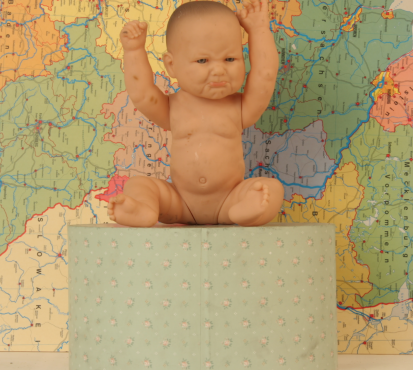
#> input picture week3/task/part2_CAIR/images/Baby/Baby.png, 413 x 370 px, found by its file name
$ jupyter execute --allow-errors part2_CAIR.ipynb
#> lines starting #> are read from the running program, lines starting #| are printed output that depends on the picture
# Content-Aware Image Retargeting
Reduce the width of images (`Baby.png`, `Diana.png`, `Snowman.png`) by `seams_number` columns using Seam Carving, implemented from scratch. Optionally use depth/saliency maps or other energy functions. Visualize seams if enabled.

[cell 1]
import cv2
import numpy as np
import matplotlib.pyplot as plt

[cell 2]
def seam_carving(image, seams_number, depth_map=None, saliency_map=None, visualize=False):
    """Perform Seam Carving to reduce image width by seams_number columns.

    Args:
        image: Input image (H, W, 3) as float32 in [0, 1].
        seams_number: Number of vertical seams to remove.
        depth_map: Optional depth map (H, W) as float32.
        saliency_map: Optional saliency map (H, W) as float32.
        visualize: If True, display seams during processing.

    Returns:
        resized_image: Image with reduced width.
        seam_energies: List of cumulative energies of removed seams.
    """
    # TODO: Implement Seam Carving from scratch
    # 1. Compute energy map (e.g., gradient, depth, or saliency-based)
    # 2. Find lowest-energy vertical seam using dynamic programming
    # 3. Remove seam and update image
    # 4. Repeat for seams_number iterations
    # 5. Visualize seams if flag enabled
    # 6. Log seam energies
    pass

[cell 3]
# Load images and maps
baby_path = './images_CAIR/Baby.png'
baby_dmap_path = './images_CAIR/Baby_DMap.png'
baby_smap_path = './images_CAIR/Baby_SMap.png'

baby = cv2.imread(baby_path).astype(np.float32) / 255.0
baby_dmap = cv2.imread(baby_dmap_path, cv2.IMREAD_GRAYSCALE).astype(np.float32) / 255.0
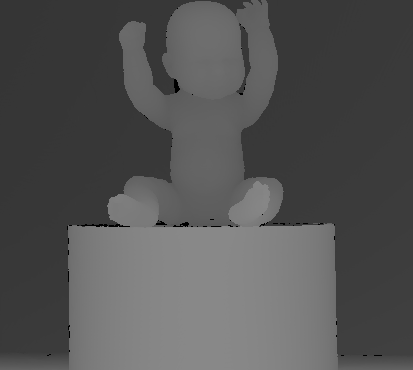
#> input picture week3/task/part2_CAIR/images/Baby/Baby_DMap.png, 413 x 370 px, found by its file name
#> baby_dmap: shape (370, 413) float32; min 0, max 0.533, mean 0.326
baby_smap = cv2.imread(baby_smap_path, cv2.IMREAD_GRAYSCALE).astype(np.float32) / 255.0
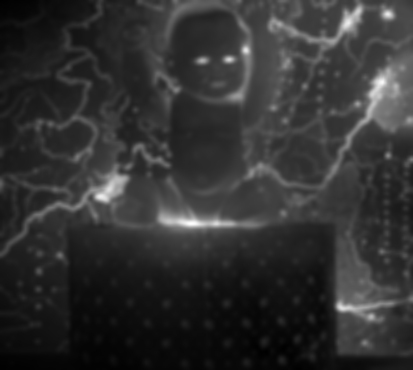
#> input picture week3/task/part2_CAIR/images/Baby/Baby_SMap.png, 413 x 370 px, found by its file name
#> baby_smap: shape (370, 413) float32; min 0, max 1, mean 0.195

# Parameters
seams_number = 200
visualize = True

#> (a cell that did not finish here is left out)
